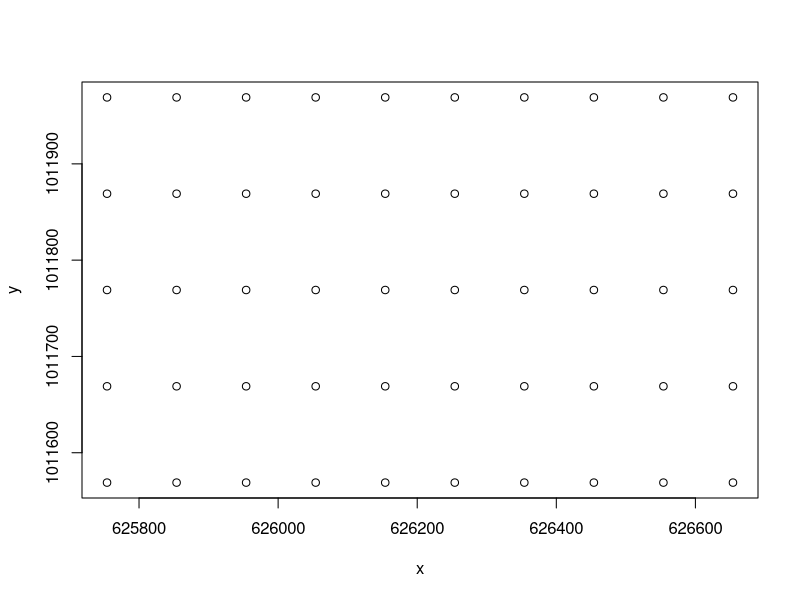
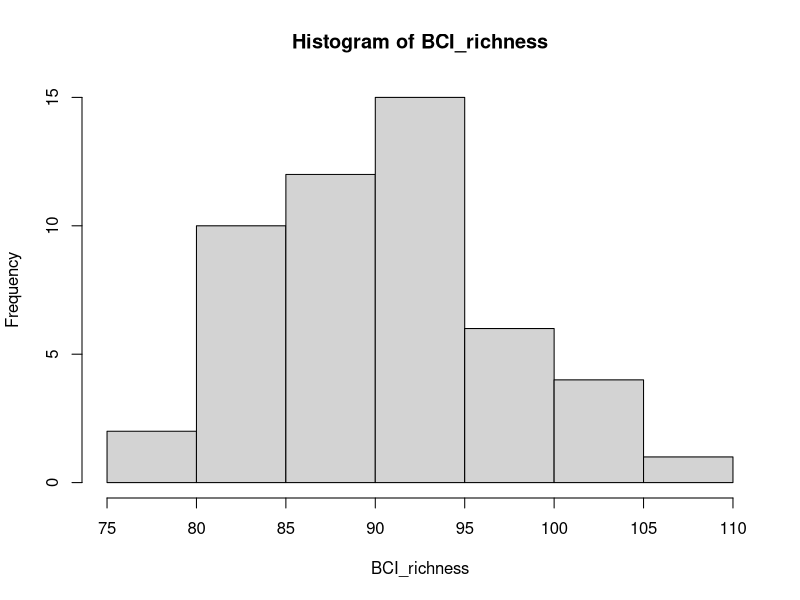
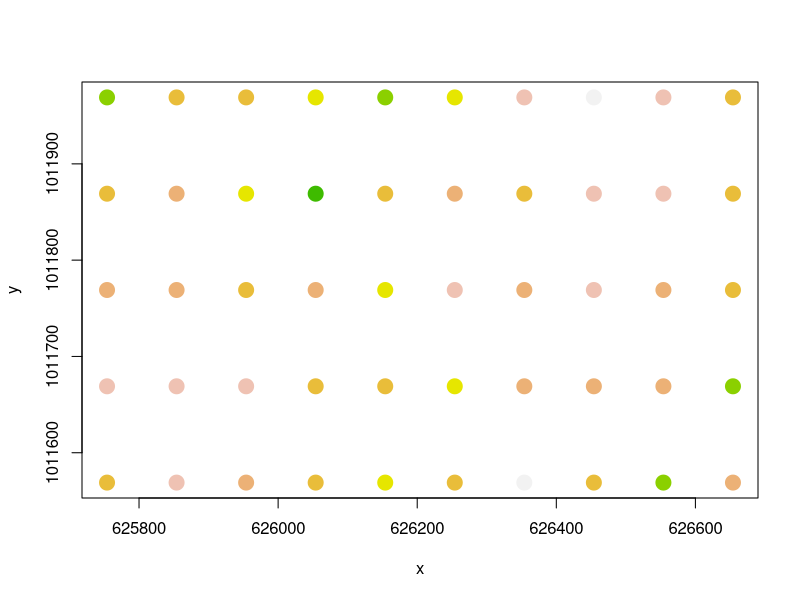
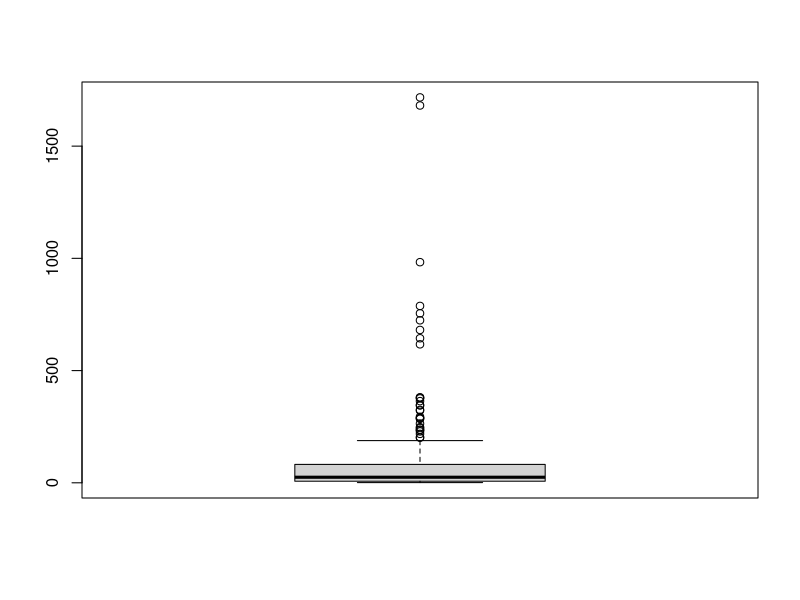

Source code (R) for these figures, in order:
## ---- chunk 1
knitr::opts_chunk$set(echo = TRUE)
## ---- chunk 2
library(vegan)
data(BCI)
## UTM Coordinates (in metres)
BCI_xy = data.frame(x = rep(seq(625754, 626654, by=100), each=5), y = rep(seq(1011569,  1011969, by=100), len=50))
## ---- chunk 3
head(BCI)
nrow(BCI)

head(BCI_xy)
nrow(BCI_xy)
## ---- chunk 4
plot(BCI_xy)
## ---- chunk 5
BCI_richness = apply(BCI, 1, function(x) sum(x > 0))
hist(BCI_richness)
## ---- chunk 6
col_brks = hist(BCI_richness, plot=F)$breaks
col_indices = as.numeric(cut(BCI_richness, col_brks))
cols = rev(terrain.colors(length(col_brks)))
plot(BCI_xy, cex=2, pch=19, col=cols[col_indices])
## ---- chunk 7
sum_species = sapply(BCI, sum)

boxplot(sum_species)

quantile(sum_species, 0.50)

## ---- chunk 8
rare_sp = BCI

for (i in 1:ncol(BCI)) {
  sp_abundance = sum(BCI[ , i])
  if(sp_abundance > 25) {
    print(colnames(BCI)[i])
    rare_sp = rare_sp[, -i]
  }
}  

ncol(rare_sp)


## ---- chunk 9
common_sp = BCI

for (i in 1:ncol(BCI)) {
  sp_abundance = sum(BCI[ , i])
  if(sp_abundance < 25) {
    print(colnames(BCI)[i])
    common_sp = common_sp[, -i]
  }
}  

ncol(common_sp)
